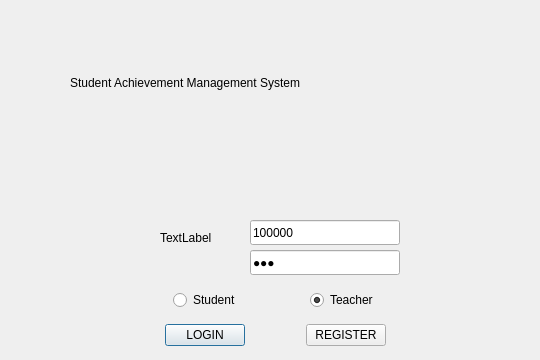
<?xml version="1.0" encoding="UTF-8"?>
<ui version="4.0">
 <class>LoginDialog</class>
 <widget class="QDialog" name="LoginDialog">
  <property name="geometry">
   <rect>
    <x>0</x>
    <y>0</y>
    <width>540</width>
    <height>360</height>
   </rect>
  </property>
  <property name="windowTitle">
   <string>Dialog</string>
  </property>
  <widget class="QLabel" name="logolabel">
   <property name="geometry">
    <rect>
     <x>70</x>
     <y>-30</y>
     <width>400</width>
     <height>225</height>
    </rect>
   </property>
   <property name="layoutDirection">
    <enum>Qt::LeftToRight</enum>
   </property>
   <property name="styleSheet">
    <string notr="true">font: 75 14pt &quot;微软雅黑 Light&quot;;</string>
   </property>
   <property name="text">
    <string>Student Achievement Management System</string>
   </property>
  </widget>
  <widget class="QWidget" name="horizontalLayoutWidget">
   <property name="geometry">
    <rect>
     <x>110</x>
     <y>310</y>
     <width>331</width>
     <height>50</height>
    </rect>
   </property>
   <layout class="QHBoxLayout" name="horizontalLayout">
    <item>
     <spacer name="horizontalSpacer">
      <property name="orientation">
       <enum>Qt::Horizontal</enum>
      </property>
      <property name="sizeType">
       <enum>QSizePolicy::Expanding</enum>
      </property>
      <property name="sizeHint" stdset="0">
       <size>
        <width>40</width>
        <height>20</height>
       </size>
      </property>
     </spacer>
    </item>
    <item>
     <widget class="QPushButton" name="loginbtn">
      <property name="styleSheet">
       <string notr="true">font: 11pt &quot;微软雅黑&quot;;</string>
      </property>
      <property name="text">
       <string>LOGIN</string>
      </property>
      <property name="icon">
       <iconset resource="res.qrc">
        <normaloff>:/res/img/logo.png</normaloff>:/res/img/logo.png</iconset>
      </property>
      <property name="iconSize">
       <size>
        <width>20</width>
        <height>20</height>
       </size>
      </property>
     </widget>
    </item>
    <item>
     <spacer name="horizontalSpacer_6">
      <property name="orientation">
       <enum>Qt::Horizontal</enum>
      </property>
      <property name="sizeType">
       <enum>QSizePolicy::Expanding</enum>
      </property>
      <property name="sizeHint" stdset="0">
       <size>
        <width>40</width>
        <height>20</height>
       </size>
      </property>
     </spacer>
    </item>
    <item>
     <widget class="QPushButton" name="registerbtn">
      <property name="styleSheet">
       <string notr="true">font: 11pt &quot;微软雅黑&quot;;</string>
      </property>
      <property name="text">
       <string>REGISTER</string>
      </property>
     </widget>
    </item>
    <item>
     <spacer name="horizontalSpacer_2">
      <property name="orientation">
       <enum>Qt::Horizontal</enum>
      </property>
      <property name="sizeType">
       <enum>QSizePolicy::Expanding</enum>
      </property>
      <property name="sizeHint" stdset="0">
       <size>
        <width>40</width>
        <height>20</height>
       </size>
      </property>
     </spacer>
    </item>
   </layout>
  </widget>
  <widget class="QWidget" name="horizontalLayoutWidget_2">
   <property name="geometry">
    <rect>
     <x>110</x>
     <y>280</y>
     <width>331</width>
     <height>41</height>
    </rect>
   </property>
   <layout class="QHBoxLayout" name="horizontalLayout_2">
    <item>
     <spacer name="horizontalSpacer_3">
      <property name="orientation">
       <enum>Qt::Horizontal</enum>
      </property>
      <property name="sizeType">
       <enum>QSizePolicy::Expanding</enum>
      </property>
      <property name="sizeHint" stdset="0">
       <size>
        <width>40</width>
        <height>20</height>
       </size>
      </property>
     </spacer>
    </item>
    <item>
     <widget class="QRadioButton" name="radioButton_stu">
      <property name="styleSheet">
       <string notr="true">font: 11pt &quot;微软雅黑&quot;;</string>
      </property>
      <property name="text">
       <string>Student</string>
      </property>
      <property name="checked">
       <bool>false</bool>
      </property>
     </widget>
    </item>
    <item>
     <spacer name="horizontalSpacer_5">
      <property name="orientation">
       <enum>Qt::Horizontal</enum>
      </property>
      <property name="sizeType">
       <enum>QSizePolicy::Expanding</enum>
      </property>
      <property name="sizeHint" stdset="0">
       <size>
        <width>40</width>
        <height>20</height>
       </size>
      </property>
     </spacer>
    </item>
    <item>
     <widget class="QRadioButton" name="radioButton_tea">
      <property name="styleSheet">
       <string notr="true">font: 11pt &quot;微软雅黑&quot;;</string>
      </property>
      <property name="text">
       <string>Teacher</string>
      </property>
      <property name="checked">
       <bool>true</bool>
      </property>
     </widget>
    </item>
    <item>
     <spacer name="horizontalSpacer_4">
      <property name="orientation">
       <enum>Qt::Horizontal</enum>
      </property>
      <property name="sizeType">
       <enum>QSizePolicy::Expanding</enum>
      </property>
      <property name="sizeHint" stdset="0">
       <size>
        <width>40</width>
        <height>20</height>
       </size>
      </property>
     </spacer>
    </item>
   </layout>
  </widget>
  <widget class="QLineEdit" name="useridline">
   <property name="geometry">
    <rect>
     <x>250</x>
     <y>220</y>
     <width>150</width>
     <height>25</height>
    </rect>
   </property>
   <property name="styleSheet">
    <string notr="true">font: 11pt &quot;微软雅黑&quot;;</string>
   </property>
   <property name="text">
    <string>100000</string>
   </property>
   <property name="placeholderText">
    <string>Please enter the ID</string>
   </property>
  </widget>
  <widget class="QLineEdit" name="passwordline">
   <property name="geometry">
    <rect>
     <x>250</x>
     <y>250</y>
     <width>150</width>
     <height>25</height>
    </rect>
   </property>
   <property name="styleSheet">
    <string notr="true">font: 11pt &quot;微软雅黑&quot;;</string>
   </property>
   <property name="text">
    <string>123</string>
   </property>
   <property name="echoMode">
    <enum>QLineEdit::Password</enum>
   </property>
   <property name="placeholderText">
    <string>Please enter password</string>
   </property>
  </widget>
  <widget class="QLabel" name="label_head">
   <property name="geometry">
    <rect>
     <x>160</x>
     <y>200</y>
     <width>75</width>
     <height>75</height>
    </rect>
   </property>
   <property name="text">
    <string>TextLabel</string>
   </property>
  </widget>
 </widget>
 <resources>
  <include location="res.qrc"/>
 </resources>
 <connections/>
</ui>
